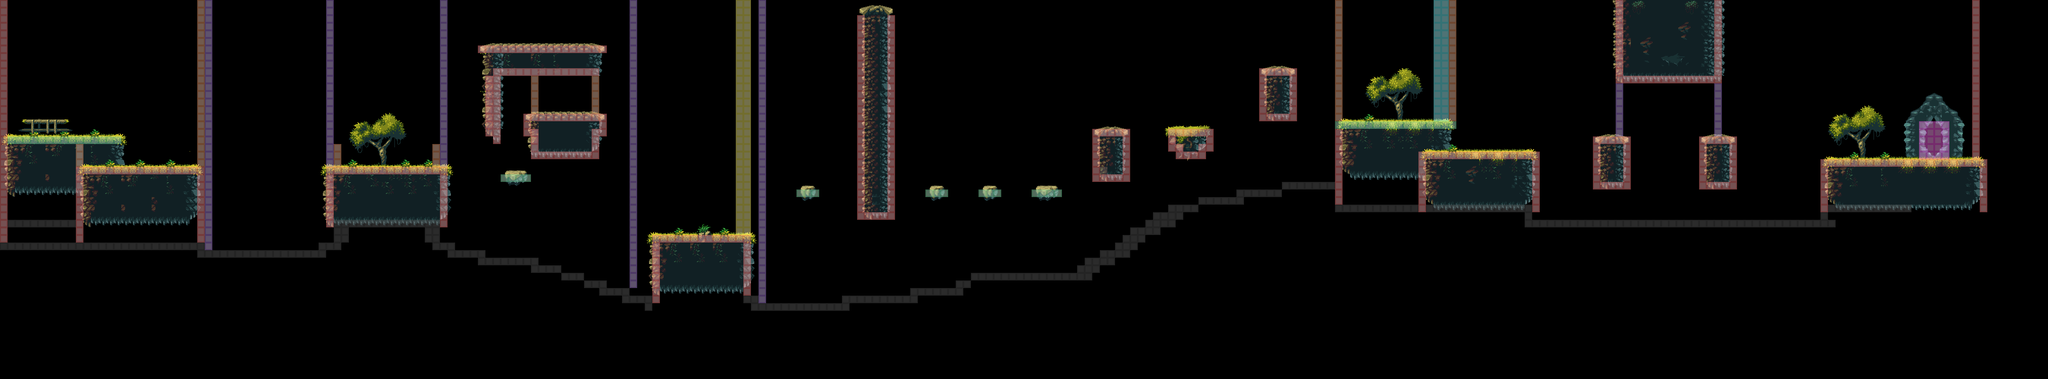

Rendered tile map (Tiled .tmx) drawn with the repository's tilesets; below, a short description and the map source with its tile grids summarised:
An orthogonal 270x50 tile map with 16x16 px tiles, 3 tile layers (background, Foreground, HitBoxes), 2 tilesets.

<map version="1.4" tiledversion="1.4.2" orientation="orthogonal" renderorder="right-down" width="270" height="50" tilewidth="16" tileheight="16" infinite="0" nextlayerid="4" nextobjectid="1">
 <properties>
  <property name="Navigation" type="int" value="0" />
  <property name="Nodraw" type="int" value="0" />
 </properties>
 <tileset firstgid="1" name="tileset" tilewidth="16" tileheight="16" tilecount="1160" columns="58">
  <image source="tileset.png" width="928" height="320" />
 </tileset>
 <tileset firstgid="1161" name="HitBoxes" tilewidth="16" tileheight="16" tilecount="10" columns="10">
  <image source="hit_boxes.png" width="160" height="16" />
 </tileset>
 <layer id="1" name="background" width="270" height="50">
  <data>[13500 cells, 725 non-empty, 211 distinct tile ids]</data>
 </layer>
 <layer id="2" name="Foreground" width="270" height="50">
  <properties>
   <property name="Navigation" type="int" value="1" />
   <property name="Nodraw" type="int" value="0" />
  </properties>
  <data>[13500 cells, 1388 non-empty, 294 distinct tile ids]</data>
 </layer>
 <layer id="3" name="HitBoxes" width="270" height="50" opacity="0.46">
  <properties>
   <property name="Navigation" type="int" value="0" />
   <property name="Nodraw" type="int" value="1" />
  </properties>
  <data>[13500 cells, 1184 non-empty, 8 distinct tile ids]</data>
 </layer>
</map>
